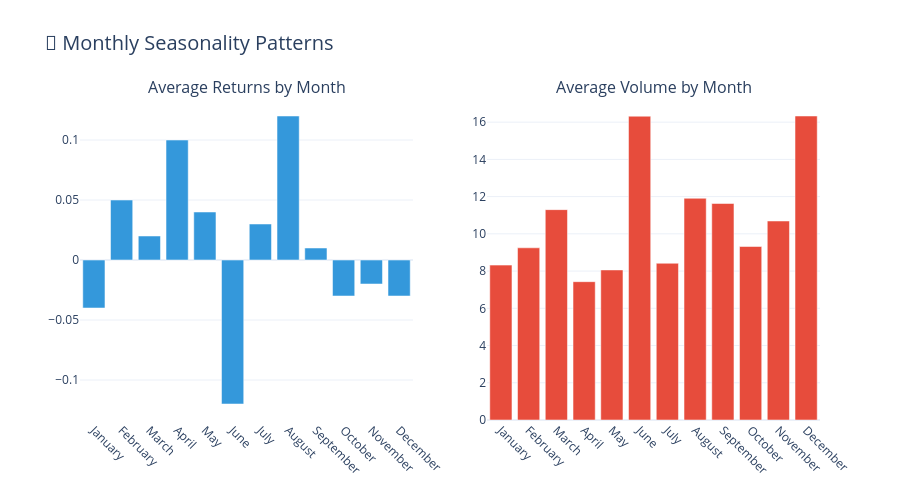

Notebook code cell kept with this figure:
### Code cell
# Monthly Seasonality Analysis
# Purpose: Identify patterns and trends across different months

monthly_avg = df.groupby('Month_Name').agg({
    'Close': 'mean',
    'Daily_Return': 'mean',
    'Volume_M': 'mean'
}).round(2)

# Reorder months properly
month_order = ['January', 'February', 'March', 'April', 'May', 'June',
               'July', 'August', 'September', 'October', 'November', 'December']
monthly_avg = monthly_avg.reindex([m for m in month_order if m in monthly_avg.index])

fig = make_subplots(
    rows=1, cols=2,
    subplot_titles=('Average Returns by Month', 'Average Volume by Month')
)

# Monthly returns
fig.add_trace(
    go.Bar(x=monthly_avg.index, y=monthly_avg['Daily_Return'],
           marker_color='#3498db', name='Avg Return'),
    row=1, col=1
)

# Monthly volume
fig.add_trace(
    go.Bar(x=monthly_avg.index, y=monthly_avg['Volume_M'],
           marker_color='#e74c3c', name='Avg Volume'),
    row=1, col=2
)

fig.update_xaxes(tickangle=45)
fig.update_layout(
    height=500,
    title_text='📅 Monthly Seasonality Patterns',
    title_font_size=20,
    showlegend=False
)

fig.show()

print("\n💡 Seasonality Insights:")
print("="*80)
print("• Identifies months with historically better/worse performance")
print("• Helps plan entry/exit strategies based on seasonal patterns")
print("• Volume patterns reveal investor activity cycles")

### Figure 1 — Plotly figure (JSON) as saved in the notebook; plotly's stock layout.template omitted (floating-point values rounded to 4 significant figures)
{"data": [{"marker": {"color": "#3498db"}, "name": "Avg Return", "type": "bar", "x": ["January", "February", "March", "April", "May", "June", "July", "August", "September", "October", "November", "December"], "xaxis": "x", "y": [-0.04, 0.05, 0.02, 0.1, 0.04, -0.12, 0.03, 0.12, 0.01, -0.03, -0.02, -0.03], "yaxis": "y"}, {"marker": {"color": "#e74c3c"}, "name": "Avg Volume", "type": "bar", "x": ["January", "February", "March", "April", "May", "June", "July", "August", "September", "October", "November", "December"], "xaxis": "x2", "y": [8.32, 9.25, 11.3, 7.43, 8.06, 16.32, 8.42, 11.91, 11.63, 9.32, 10.69, 16.33], "yaxis": "y2"}], "layout": {"annotations": [{"font": {"size": 16}, "showarrow": false, "text": "Average Returns by Month", "x": 0.225, "xanchor": "center", "xref": "paper", "y": 1, "yanchor": "bottom", "yref": "paper"}, {"font": {"size": 16}, "showarrow": false, "text": "Average Volume by Month", "x": 0.775, "xanchor": "center", "xref": "paper", "y": 1, "yanchor": "bottom", "yref": "paper"}], "height": 500, "showlegend": false, "title": {"font": {"size": 20}, "text": "📅 Monthly Seasonality Patterns"}, "xaxis": {"anchor": "y", "domain": [0, 0.45], "tickangle": 45}, "xaxis2": {"anchor": "y2", "domain": [0.55, 1], "tickangle": 45}, "yaxis": {"anchor": "x", "domain": [0, 1]}, "yaxis2": {"anchor": "x2", "domain": [0, 1]}}}
